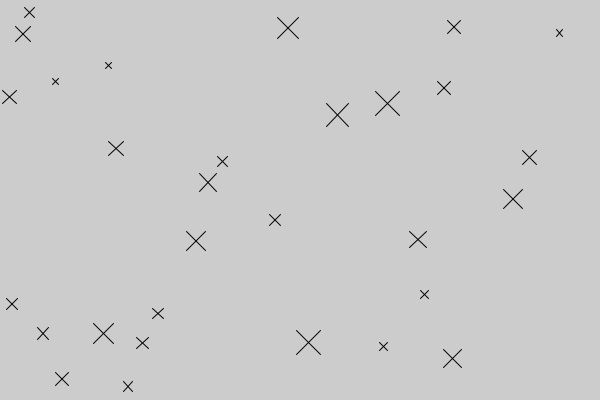
Frame 1 (no input)
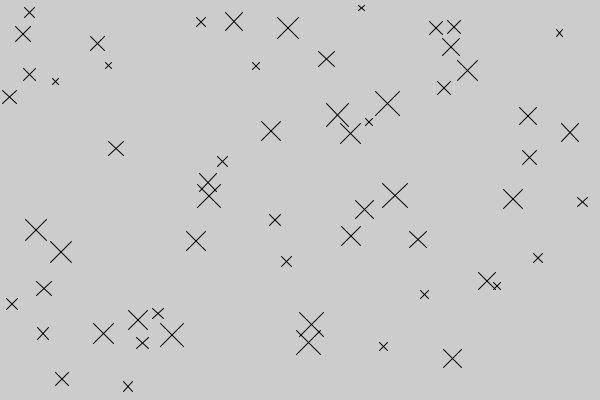
Frame 2 (the mouse pressed at the canvas centre, redrawn once)

The Processing sketch that drew these frames (run headless with seeded random() and noise(); the mouse was pressed at the canvas centre and the sketch redrawn once):

// Processing sketch: olio_3
// ── olio_3.pde
class Piste
{
  Piste (float x, float y)
  {
    this.x = x;
    this.y = y;
  }
  void piirra ()
  {
    point (x, y);
  }
  float x, y;
}

class Rasti
{
  Rasti (Piste keskipiste, float koko)
  {
    kp = keskipiste;
    this.koko = koko;
  }
  void piirra ()
  {
    float p = koko / 2;
    float vasen = kp.x - p;
    float oikea = kp.x + p;
    float yla = kp.y - p;
    float ala = kp.y + p;
    line (vasen, ala, oikea, yla);
    line (vasen, yla, oikea, ala);
  }
  float koko;
  Piste kp; // keskipiste
}
void setup ()
{
  size (600, 400);
  noLoop ();
}
void draw ()
{
  for (int i = 0; i < 30; i++)
  {
    Rasti r = new Rasti (new Piste (random (width), random (height)),
                         random (5, 25));
    r.piirra ();
  }
}
